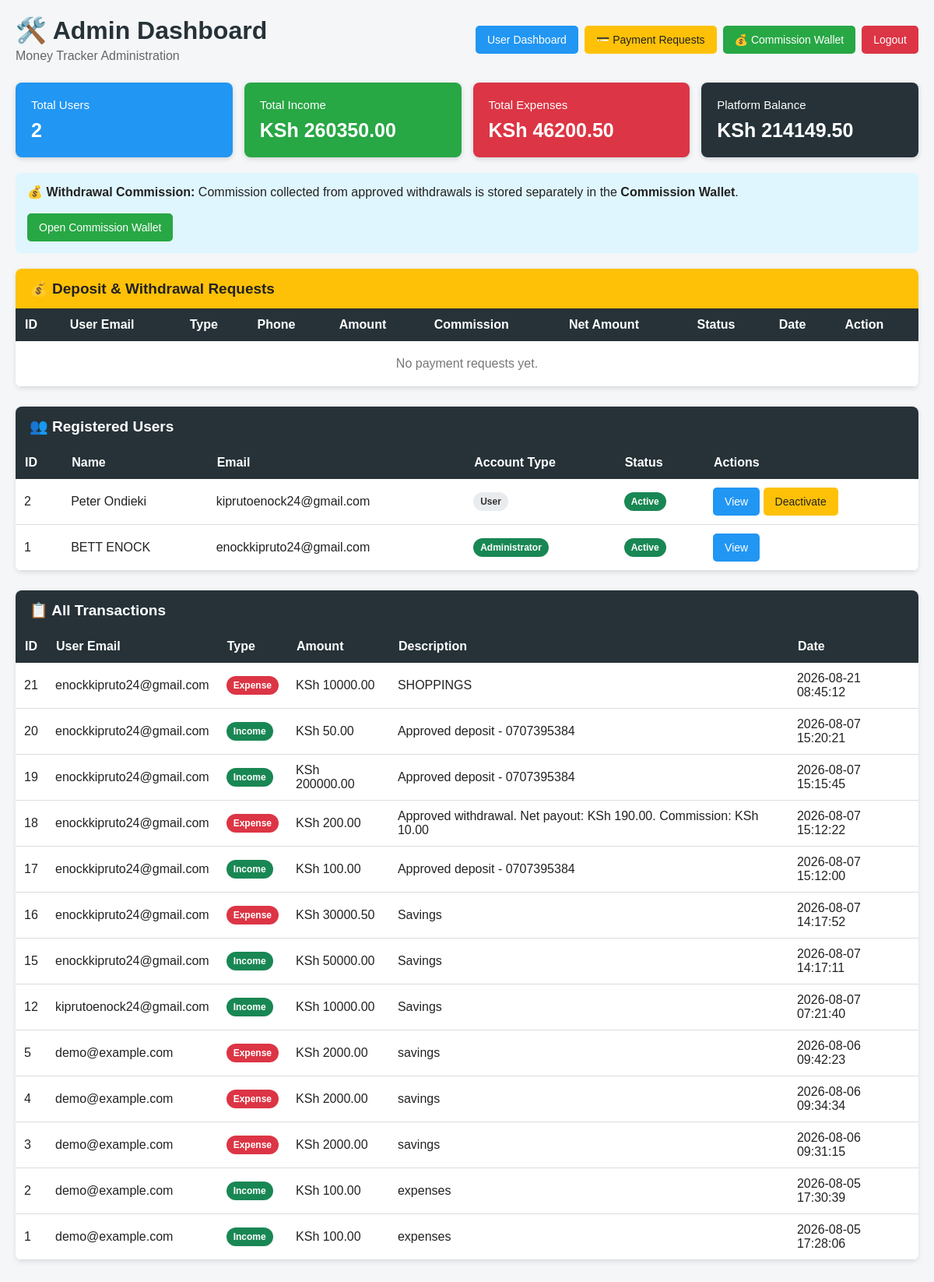
The page /admin (signed in) on the database its author committed.
### tables this page shows
CREATE TABLE users (
    id INTEGER PRIMARY KEY AUTOINCREMENT,
    name TEXT NOT NULL,
    email TEXT UNIQUE NOT NULL,
    password TEXT NOT NULL
, is_admin INTEGER DEFAULT 0, is_active INTEGER DEFAULT 1);

CREATE TABLE transactions (
    id INTEGER PRIMARY KEY AUTOINCREMENT,
    user_email TEXT NOT NULL,
    type TEXT NOT NULL,
    amount REAL NOT NULL,
    description TEXT,
    date TIMESTAMP DEFAULT CURRENT_TIMESTAMP
);

### app.py (the view)
@app.route("/admin")
def admin():
    if "user_email" not in session:
        return redirect(url_for("login"))
    if session.get("is_admin") != 1:
        return "Access denied. Admins only."
    connection = get_db()
    cursor = connection.cursor()
    cursor.execute("""
        SELECT
            id,
            name,
            email,
            is_admin,
            is_active
        FROM users
        ORDER BY id DESC
    """)
    users = cursor.fetchall()
    cursor.execute("""
        SELECT
            id,
            user_email,
            type,
            amount,
            description,
            date
        FROM transactions
        ORDER BY date DESC
    """)
    all_transactions = cursor.fetchall()
    cursor.execute("""
        SELECT COUNT(*) AS total_users
        FROM users
    """)
    total_users = cursor.fetchone()["total_users"]
    cursor.execute("""
        SELECT
            COALESCE(SUM(amount), 0) AS total_income
        FROM transactions
        WHERE type='Income'
    """)
    total_income = cursor.fetchone()["total_income"]
    cursor.execute("""
        SELECT
            COALESCE(SUM(amount), 0) AS total_expenses
        FROM transactions
        WHERE type='Expense'
    """)
    total_expenses = cursor.fetchone()["total_expenses"]
    platform_balance = (
        total_income -
        total_expenses
    )
    cursor.execute("""
        SELECT
            commission_balance
        FROM platform_settings
        WHERE id=1
    """)
    commission_result = cursor.fetchone()
    commission_balance = (
        commission_result["commission_balance"]
        if commission_result
        else 0
    )
    connection.close()
    return render_template(
        "admin.html",
        users=users,
        all_transactions=all_transactions,
        total_users=total_users,
        total_income=total_income,
        total_expenses=total_expenses,
        platform_balance=platform_balance,
        commission_balance=commission_balance
    )

### app.py (called while the page is built)
def get_db():
    connection = sqlite3.connect(DATABASE)
    connection.row_factory = sqlite3.Row
    return connection

### templates/admin.html (shortened to what this page needs)
<!DOCTYPE html>
<html lang="en">
<head>
</head>
<body>
<div class="container">
    <div class="header">
        <div>
            <h1>🛠️ Admin Dashboard</h1>
            <div class="subtitle">
                Money Tracker Administration
            </div>
        </div>
        <div class="buttons">
            <a href="{{ url_for('dashboard') }}"
               class="btn btn-blue">
                User Dashboard
            </a>
            <a href="{{ url_for('admin_requests') }}"
               class="btn btn-yellow">
                💳 Payment Requests
            </a>
            <a href="{{ url_for('admin_commission') }}"
               class="btn btn-green">
                💰 Commission Wallet
            </a>
            <a href="{{ url_for('logout') }}"
               class="btn btn-red">
                Logout
            </a>
        </div>
    </div>
    <div class="cards">
        <div class="card card-blue">
            <div class="card-title">
                Total Users
            </div>
            <div class="card-value">
                {{ total_users }}
            </div>
        </div>
        <div class="card card-green">
            <div class="card-title">
                Total Income
            </div>
            <div class="card-value">
                KSh {{ "%.2f"|format(total_income) }}
            </div>
        </div>
        <div class="card card-red">
            <div class="card-title">
                Total Expenses
            </div>
            <div class="card-value">
                KSh {{ "%.2f"|format(total_expenses) }}
            </div>
        </div>
        <div class="card card-dark">
            <div class="card-title">
                Platform Balance
            </div>
            <div class="card-value">
                KSh {{ "%.2f"|format(platform_balance) }}
            </div>
        </div>
    </div>
    <div class="notice">
        💰 <strong>Withdrawal Commission:</strong>
        Commission collected from approved withdrawals
        is stored separately in the
        <strong>Commission Wallet</strong>.
        <br><br>
        <a href="{{ url_for('admin_commission') }}"
           class="btn btn-green">
            Open Commission Wallet
        </a>
    </div>
    <div class="section">
        <div class="section-title yellow">
            💰 Deposit & Withdrawal Requests
        </div>
        <div class="table-wrapper">
            <table>
                <thead>
                <tr>
                    <th>ID</th>
                    <th>User Email</th>
                    <th>Type</th>
                    <th>Phone</th>
                    <th>Amount</th>
                    <th>Commission</th>
                    <th>Net Amount</th>
                    <th>Status</th>
                    <th>Date</th>
                    <th>Action</th>
                </tr>
                </thead>
                <tbody>
                {% if requests %}
                    {% for r in requests %}
                    <tr>
                        <td>
                            {{ r[0] }}
                        </td>
                        <td>
                            {{ r[1] }}
                        </td>
                        <td>
                            {{ r[2] }}
                        </td>
                        <td>
                            {{ r[3] }}
                        </td>
                        <td>
                            KSh {{ "%.2f"|format(r[4]) }}
                        </td>
                        <td>
                            KSh {{ "%.2f"|format(r[6]) }}
                        </td>
                        <td>
                            KSh {{ "%.2f"|format(r[7]) }}
                        </td>
                        <td>
                            {% if r[8] == "Pending" %}
                                <span class="badge badge-pending">
                                    Pending
                                </span>
                            {% elif r[8] == "Approved" %}
                                <span class="badge badge-approved">
                                    Approved
                                </span>
                            {% else %}
                                <span class="badge badge-rejected">
                                    Rejected
                                </span>
                            {% endif %}
                        </td>
                        <td>
                            {{ r[9] }}
                        </td>
                        <td>
                            {% if r[8] == "Pending" %}
                                <form
                                    class="action-form"
                                    method="POST"
                                    action="{{ url_for(
                                        'approve_request',
                                        request_id=r[0]
                                    ) }}"
                                >
                                    <button
                                        class="btn btn-green"
                                        type="submit"
                                    >
                                        Approve
                                    </button>
                                </form>
                                <form
                                    class="action-form"
                                    method="POST"
                                    action="{{ url_for(
                                        'reject_request',
                                        request_id=r[0]
                                    ) }}"
                                >
                                    <button
                                        class="btn btn-red"
                                        type="submit"
                                    >
                                        Reject
                                    </button>
                                </form>
                            {% else %}
                                <span>
                                    Processed
                                </span>
                            {% endif %}
                        </td>
                    </tr>
                    {% endfor %}
                {% else %}
                    <tr>
                        <td colspan="10"
                            class="empty">
                            No payment requests yet.
                        </td>
                    </tr>
                {% endif %}
                </tbody>
            </table>
        </div>
    </div>
    <div class="section">
        <div class="section-title">
            👥 Registered Users
        </div>
        <div class="table-wrapper">
            <table>
                <thead>
                <tr>
                    <th>ID</th>
                    <th>Name</th>
                    <th>Email</th>
                    <th>Account Type</th>
                    <th>Status</th>
                    <th>Actions</th>
                </tr>
                </thead>
                <tbody>
                {% for user in users %}
                <tr>
                    <td>
                        {{ user[0] }}
                    </td>
                    <td>
                        {{ user[1] }}
                    </td>
                    <td>
                        {{ user[2] }}
                    </td>
                    <td>
                        {% if user[3] == 1 %}
                            <span class="badge badge-admin">
                                Administrator
                            </span>
                        {% else %}
                            <span class="badge badge-user">
                                User
                            </span>
                        {% endif %}
                    </td>
                    <td>
                        {% if user[4] == 1 %}
                            <span class="badge badge-active">
                                Active
                            </span>
                        {% else %}
                            <span class="badge badge-inactive">
                                Inactive
                            </span>
                        {% endif %}
                    </td>
                    <td>
                        <a
                            href="{{ url_for(
                                'admin_user',
                                user_id=user[0]
                            ) }}"
                            class="btn btn-blue"
                        >
                            View
                        </a>
                        {% if user[3] != 1 %}
                            {% if user[4] == 1 %}
                                <form
                                    class="action-form"
                                    method="POST"
                                    action="{{ url_for(
                                        'deactivate_user',
                                        user_id=user[0]
                                    ) }}"
                                >
                                    <button
                                        type="submit"
                                        class="btn btn-yellow"
                                    >
                                        Deactivate
                                    </button>
                                </form>
                            {% endif %}
                        {% endif %}
                    </td>
                </tr>
                {% endfor %}
                </tbody>
            </table>
        </div>
    </div>
    <div class="section">
        <div class="section-title">
            📋 All Transactions
        </div>
        <div class="table-wrapper">
            <table>
                <thead>
                <tr>
                    <th>ID</th>
                    <th>User Email</th>
                    <th>Type</th>
                    <th>Amount</th>
                    <th>Description</th>
                    <th>Date</th>
                </tr>
                </thead>
                <tbody>
                {% if all_transactions %}
                    {% for transaction in all_transactions %}
                    <tr>
                        <td>
                            {{ transaction[0] }}
                        </td>
                        <td>
                            {{ transaction[1] }}
                        </td>
                        <td>
                            {% if transaction[2] == "Income" %}
                                <span class="badge badge-income">
                                    Income
                                </span>
                            {% else %}
                                <span class="badge badge-expense">
                                    Expense
                                </span>
                            {% endif %}
                        </td>
                        <td>
                            KSh {{ "%.2f"|format(transaction[3]) }}
                        </td>
                        <td>
                            {{ transaction[4] }}
                        </td>
                        <td>
                            {{ transaction[5] }}
                        </td>
                    </tr>
                    {% endfor %}
                {% endif %}
                </tbody>
            </table>
        </div>
    </div>
</div>
</body>
</html>

### templates/admin.html (style rules this page uses)
* { box-sizing: border-box; }
body { margin: 0; padding: 20px; font-family: Arial, sans-serif; background: #f4f6f8; color: #222; }
.container { max-width: 1200px; margin: auto; }
.header { display: flex; justify-content: space-between; align-items: center; flex-wrap: wrap; gap: 10px; margin-bottom: 25px; }
.header h1 { margin: 0; color: #263238; }
.subtitle { color: #666; margin-top: 5px; }
.buttons { display: flex; gap: 8px; flex-wrap: wrap; }
.btn { display: inline-block; padding: 10px 15px; text-decoration: none; border-radius: 5px; color: white; border: none; cursor: pointer; font-size: 14px; }
.btn-blue { background: #2196f3; }
.btn-green { background: #28a745; }
.btn-yellow { background: #ffc107; color: #222; }
.btn-red { background: #dc3545; }
.cards { display: grid; grid-template-columns: repeat(4, 1fr); gap: 15px; margin-bottom: 20px; }
.card { padding: 20px; border-radius: 8px; color: white; box-shadow: 0 2px 6px rgba(0,0,0,0.15); }
.card-blue { background: #2196f3; }
.card-green { background: #28a745; }
.card-red { background: #dc3545; }
.card-dark { background: #263238; }
.card-title { font-size: 15px; margin-bottom: 10px; }
.card-value { font-size: 25px; font-weight: bold; }
.notice { background: #dff6ff; padding: 15px; border-radius: 6px; margin-bottom: 20px; }
.section { background: white; margin-bottom: 25px; border-radius: 8px; overflow: hidden; box-shadow: 0 2px 6px rgba(0,0,0,0.1); }
.section-title { padding: 14px 18px; font-size: 19px; font-weight: bold; background: #263238; color: white; }
.section-title.yellow { background: #ffc107; color: #222; }
.table-wrapper { overflow-x: auto; }
table { width: 100%; border-collapse: collapse; min-width: 800px; }
th { background: #263238; color: white; padding: 12px; text-align: left; }
td { padding: 11px; border-bottom: 1px solid #ddd; }
.badge { display: inline-block; padding: 5px 9px; border-radius: 12px; font-size: 12px; font-weight: bold; }
.badge-user { background: #e9ecef; color: #333; }
.badge-admin { background: #198754; color: white; }
.badge-active { background: #198754; color: white; }
.badge-income { background: #198754; color: white; }
.badge-expense { background: #dc3545; color: white; }
.action-form { display: inline; }
.empty { padding: 20px; text-align: center; color: #777; }

### rows shown on the page
users: id "2", name "Peter Ondieki", email "kiprutoenock24@gmail.com", is_admin "User", is_active "Active"
users: id "1", name "BETT ENOCK", email "enockkipruto24@gmail.com", is_admin "Administrator", is_active "Active"
transactions: type "Expense", amount "10000.00"
transactions: type "Income", amount "50.00"
transactions: type "Income", amount "200000.00"
transactions: type "Expense", amount "200.00"
transactions: type "Income", amount "100.00"
transactions: type "Expense", amount "30000.50"
transactions: type "Income", amount "50000.00"
transactions: type "Income", amount "10000.00"
transactions: type "Expense", amount "2000.00"
transactions: type "Expense", amount "2000.00"
transactions: type "Expense", amount "2000.00"
transactions: type "Income", amount "100.00"
transactions: type "Income", amount "100.00"

### other values the page prints
{{ total_users }} "2"
{{ "%.2f"|format(total_income) }} "260350.00"
{{ "%.2f"|format(total_expenses) }} "46200.50"
{{ "%.2f"|format(platform_balance) }} "214149.50"
